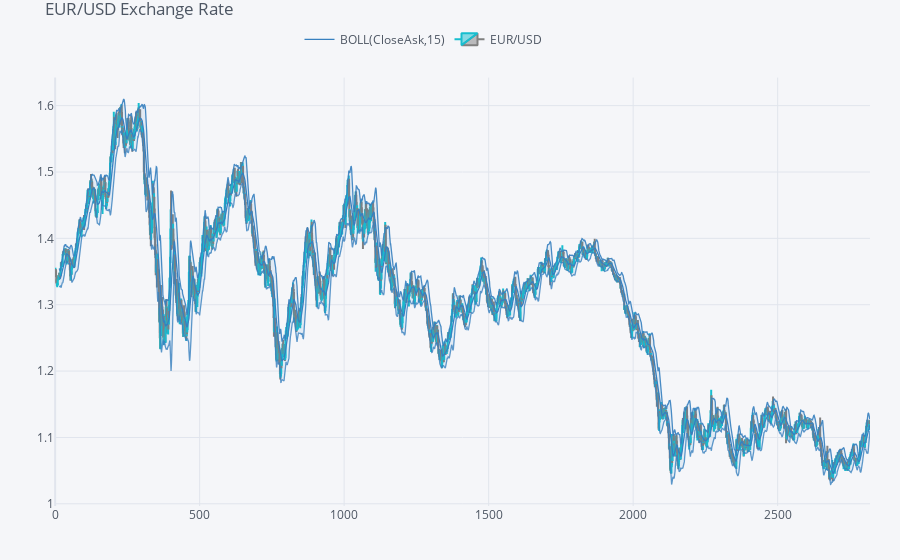

The notebook cell saved with this chart:
### Code cell
plyo.iplot(qf.iplot(asFigure=True),
          filename='qf_02')

### Figure 1 — Plotly figure (JSON) as saved in the notebook; plotly's stock layout.template omitted (floating-point values rounded to 4 significant figures; data arrays with more than 128 entries replaced by an {"elided": "..."} marker saying what was removed)
{"data": [{"legendgroup": "BOLL(CloseAsk,15)", "line": {"color": "rgba(55, 128, 191, 1.0)", "dash": "solid", "shape": "linear", "width": 1.3}, "mode": "lines", "name": "BOLL(CloseAsk,15)", "showlegend": true, "text": "", "type": "scatter", "x": {"elided": "2820 int values"}, "y": {"elided": "2820 mixed values"}, "yaxis": "y2"}, {"legendgroup": "BOLL(CloseAsk,15)", "line": {"color": "rgba(55, 128, 191, 0.8999999999999999)", "dash": "solid", "shape": "linear", "width": 1.3}, "mode": "lines", "name": "UPPER(CloseAsk,15)", "showlegend": false, "text": "", "type": "scatter", "x": {"elided": "2820 int values"}, "y": {"elided": "2820 mixed values"}, "yaxis": "y2"}, {"fill": "tonexty", "fillcolor": "rgba(55, 128, 191, 0.1)", "legendgroup": "BOLL(CloseAsk,15)", "line": {"color": "rgba(55, 128, 191, 0.7999999999999998)", "dash": "solid", "shape": "linear", "width": 1.3}, "mode": "lines", "name": "LOWER(CloseAsk,15)", "showlegend": false, "text": "", "type": "scatter", "x": {"elided": "2820 int values"}, "y": {"elided": "2820 mixed values"}, "yaxis": "y2"}, {"close": {"elided": "2820 float values"}, "decreasing": {"line": {"color": "#808080"}}, "high": {"elided": "2820 float values"}, "increasing": {"line": {"color": "#17BECF"}}, "low": {"elided": "2820 float values"}, "name": "EUR/USD", "open": {"elided": "2820 float values"}, "showlegend": true, "type": "candlestick", "x": {"elided": "2820 int values"}, "yaxis": "y2"}], "layout": {"legend": {"bgcolor": "#F5F6F9", "font": {"color": "#4D5663"}, "orientation": "h", "x": 0.3, "y": 0.95, "yanchor": "bottom"}, "margin": {"b": 30, "l": 30, "r": 30, "t": 30}, "paper_bgcolor": "#F5F6F9", "plot_bgcolor": "#F5F6F9", "showlegend": true, "title": {"font": {"color": "#4D5663"}, "text": "EUR/USD Exchange Rate"}, "xaxis": {"anchor": "y2", "gridcolor": "#E1E5ED", "rangeselector": {"bgcolor": "rgba(150, 200, 250, 1)", "buttons": [{"count": 1, "label": "1m", "step": "month", "stepmode": "backward"}, {"count": 1, "label": "1y", "step": "year", "stepmode": "backward"}], "font": {"size": 13}, "visible": false, "x": 0, "y": 0.9}, "rangeslider": {"visible": false}, "showgrid": true, "tickfont": {"color": "#4D5663"}, "title": {"font": {"color": "#4D5663"}, "text": ""}, "zerolinecolor": "#E1E5ED"}, "yaxis": {"gridcolor": "#E1E5ED", "showgrid": true, "showticklabels": false, "tickfont": {"color": "#4D5663"}, "title": {"font": {"color": "#4D5663"}, "text": ""}, "zerolinecolor": "#E1E5ED"}, "yaxis2": {"domain": [0, 0.9], "gridcolor": "#E1E5ED", "showgrid": true, "tickfont": {"color": "#4D5663"}, "title": {"font": {"color": "#4D5663"}, "text": ""}, "zerolinecolor": "#E1E5ED"}}}
